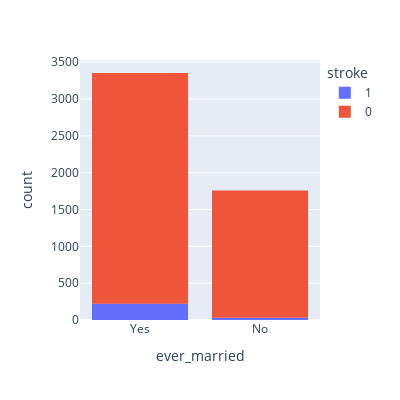

Source (notebook cell):
### Code cell
print (f'Ever married patients  probability of stroke is  {round(my_data[my_data["ever_married"]=="Yes"]["stroke"].mean()*100,2)} %')

print()

print (f'Never married patients  probability of stroke is {round(my_data[my_data["ever_married"]=="No"]["stroke"].mean()*100,2)} %')

fig = px.histogram(my_data, x="ever_married", color="stroke",width=400, height=400)
fig.show()

### Figure 1 — Plotly figure (JSON) as saved in the notebook; plotly's stock layout.template omitted (floating-point values rounded to 4 significant figures; data arrays with more than 128 entries replaced by an {"elided": "..."} marker saying what was removed)
{"data": [{"alignmentgroup": "True", "bingroup": "x", "hovertemplate": "stroke=1<br>ever_married=%{x}<br>count=%{y}<extra></extra>", "legendgroup": "1", "marker": {"color": "#636efa", "pattern": {"shape": ""}}, "name": "1", "offsetgroup": "1", "orientation": "v", "showlegend": true, "x": {"elided": "249 str values"}, "xaxis": "x", "yaxis": "y", "type": "histogram"}, {"alignmentgroup": "True", "bingroup": "x", "hovertemplate": "stroke=0<br>ever_married=%{x}<br>count=%{y}<extra></extra>", "legendgroup": "0", "marker": {"color": "#EF553B", "pattern": {"shape": ""}}, "name": "0", "offsetgroup": "0", "orientation": "v", "showlegend": true, "x": {"elided": "4861 str values"}, "xaxis": "x", "yaxis": "y", "type": "histogram"}], "layout": {"xaxis": {"anchor": "y", "domain": [0.0, 1.0], "title": {"text": "ever_married"}}, "yaxis": {"anchor": "x", "domain": [0.0, 1.0], "title": {"text": "count"}}, "legend": {"title": {"text": "stroke"}, "tracegroupgap": 0}, "margin": {"t": 60}, "barmode": "relative", "height": 400, "width": 400}}
